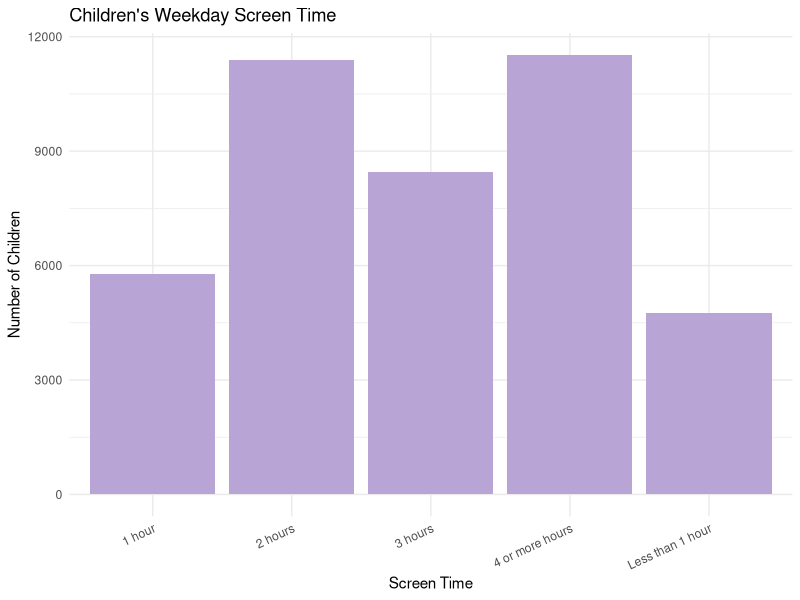
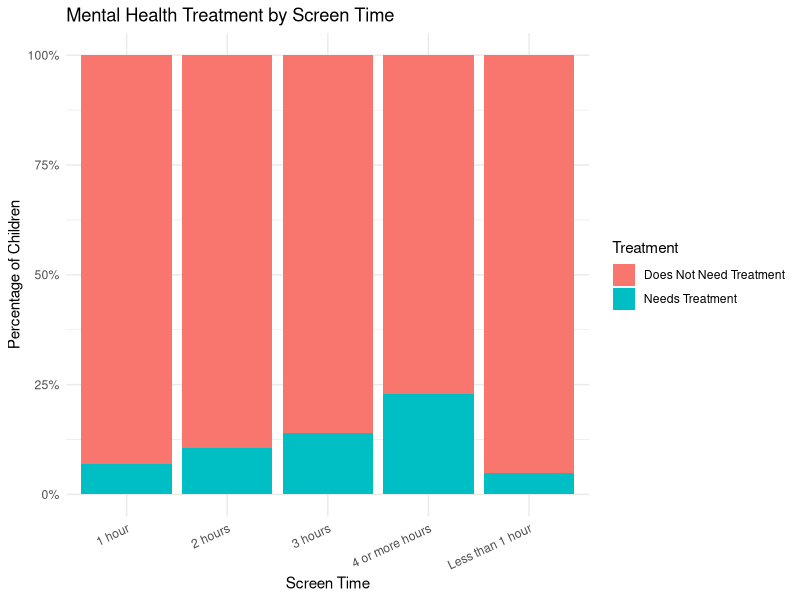
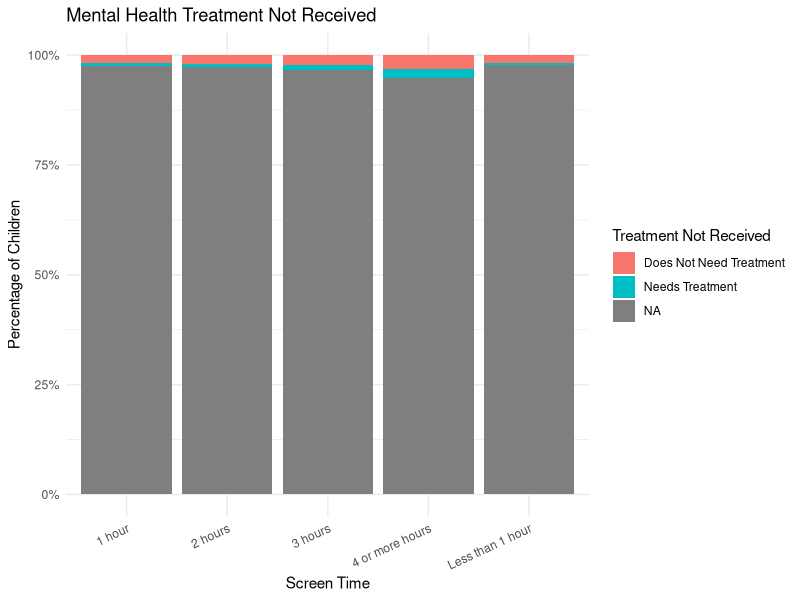
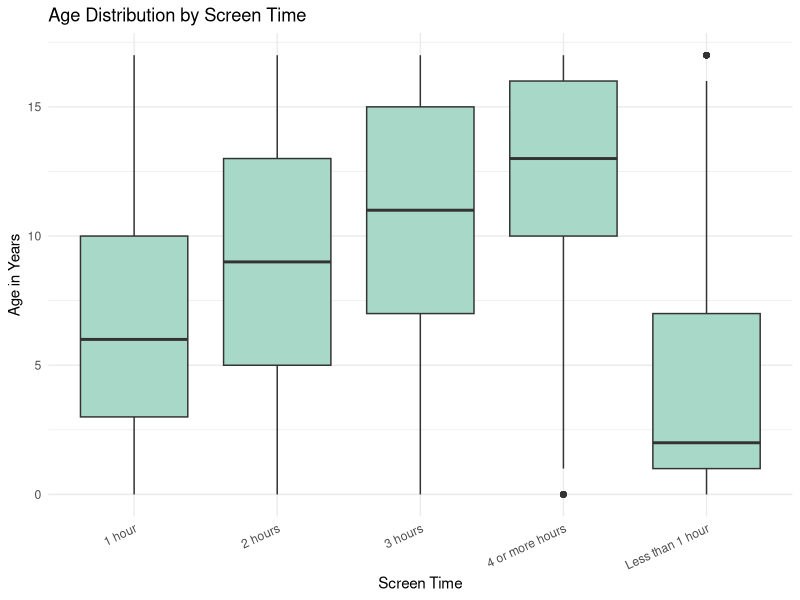
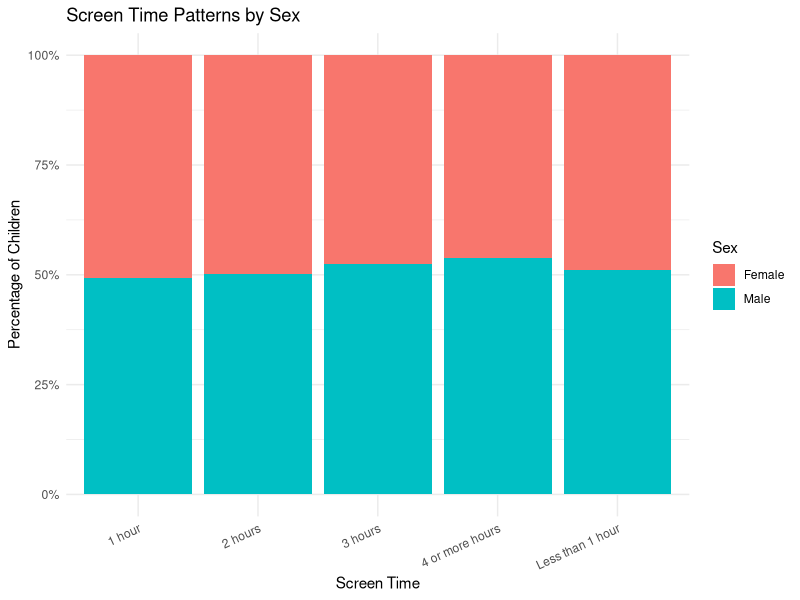
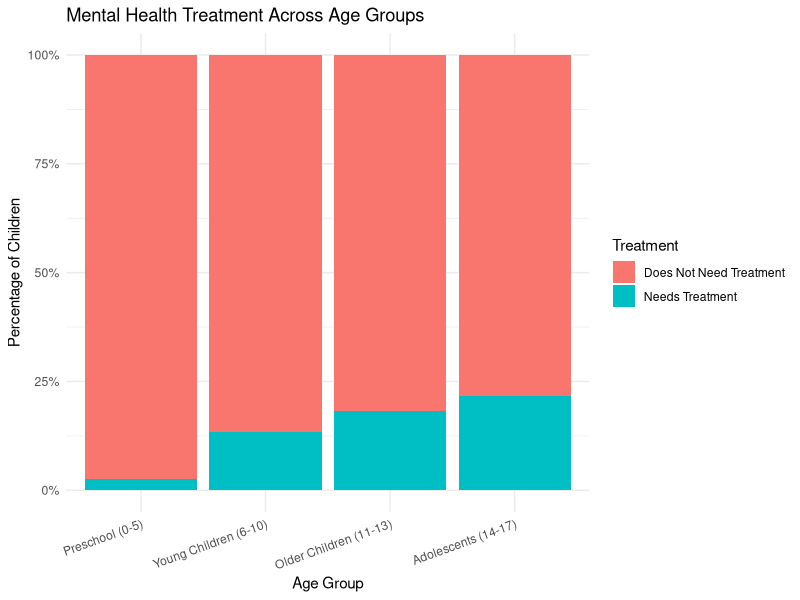
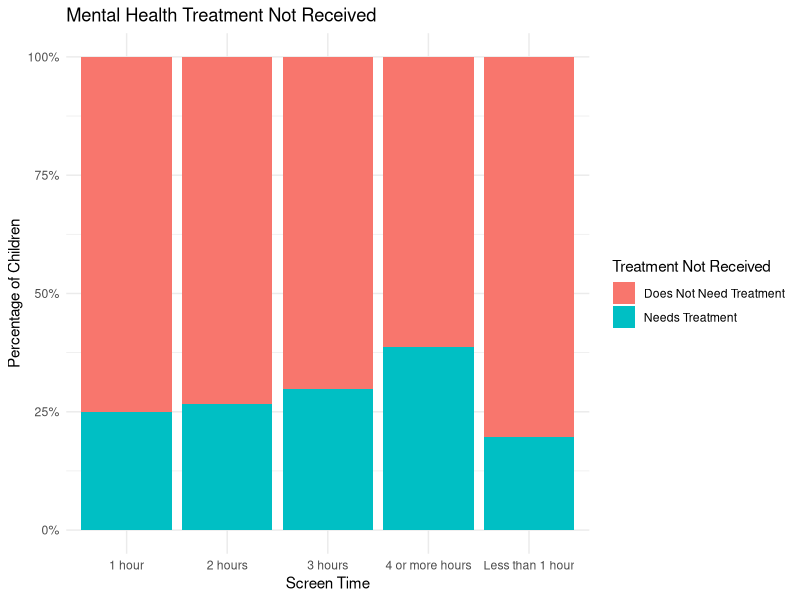
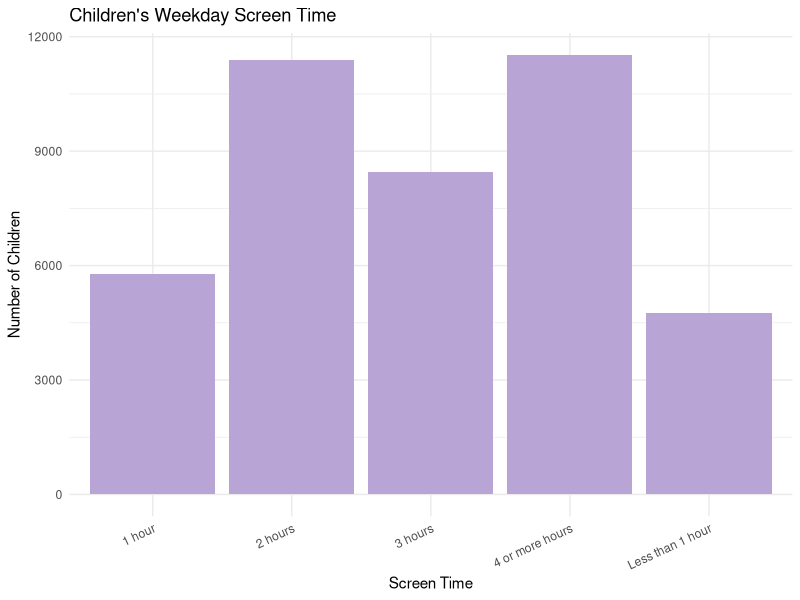

Write the R code that produced these figures, in order.
# 1. Load packages
library(readr)
library(dplyr)
library(ggplot2)

# 2. Load the correct dataset
screentimementalhealth <- read_csv(
  "screentimementalhealth.csv",
  show_col_types = FALSE
)

# 3. Prepare age groups
screentimementalhealth <- screentimementalhealth %>%
  mutate(
    Age_Group = case_when(
      `Age (Years)` >= 0 & `Age (Years)` <= 5 ~ "Preschool (0-5)",
      `Age (Years)` >= 6 & `Age (Years)` <= 10 ~ "Young Children (6-10)",
      `Age (Years)` >= 11 & `Age (Years)` <= 13 ~ "Older Children (11-13)",
      `Age (Years)` >= 14 & `Age (Years)` <= 17 ~ "Adolescents (14-17)",
      TRUE ~ NA_character_
    ),
    Age_Group = factor(
      Age_Group,
      levels = c(
        "Preschool (0-5)",
        "Young Children (6-10)",
        "Older Children (11-13)",
        "Adolescents (14-17)"
      )
    )
  )

# 4. Create folder for graphs
if (!dir.exists("graphs")) {
  dir.create("graphs")
}

# GRAPH 1: Distribution of weekday screen time
graph1 <- ggplot(
  screentimementalhealth,
  aes(x = Screentime)
) +
  geom_bar(fill = "#B9A4D6") +
  labs(
    title = "Children's Weekday Screen Time",
    x = "Screen Time",
    y = "Number of Children"
  ) +
  theme_minimal() +
  theme(axis.text.x = element_text(angle = 25, hjust = 1))

# GRAPH 2: Mental health treatment by screen time
graph2 <- ggplot(
  screentimementalhealth,
  aes(x = Screentime, fill = `Mental Health Treatment`)
) +
  geom_bar(position = "fill") +
  scale_y_continuous(labels = scales::percent) +
  labs(
    title = "Mental Health Treatment by Screen Time",
    x = "Screen Time",
    y = "Percentage of Children",
    fill = "Treatment"
  ) +
  theme_minimal() +
  theme(axis.text.x = element_text(angle = 25, hjust = 1))

# GRAPH 3: Treatment not received by screen time
graph3 <- ggplot(
  screentimementalhealth,
  aes(x = Screentime, fill = `Treatment Not Received`)
) +
  geom_bar(position = "fill") +
  scale_y_continuous(labels = scales::percent) +
  labs(
    title = "Mental Health Treatment Not Received",
    x = "Screen Time",
    y = "Percentage of Children",
    fill = "Treatment Not Received"
  ) +
  theme_minimal() +
  theme(axis.text.x = element_text(angle = 25, hjust = 1))

# GRAPH 4: Age distribution across screen-time categories
graph4 <- ggplot(
  screentimementalhealth,
  aes(x = Screentime, y = `Age (Years)`)
) +
  geom_boxplot(fill = "#A8D8C8") +
  labs(
    title = "Age Distribution by Screen Time",
    x = "Screen Time",
    y = "Age in Years"
  ) +
  theme_minimal() +
  theme(axis.text.x = element_text(angle = 25, hjust = 1))

# GRAPH 5: Screen time patterns by sex
graph5 <- ggplot(
  screentimementalhealth,
  aes(x = Screentime, fill = Sex)
) +
  geom_bar(position = "fill") +
  scale_y_continuous(labels = scales::percent) +
  labs(
    title = "Screen Time Patterns by Sex",
    x = "Screen Time",
    y = "Percentage of Children",
    fill = "Sex"
  ) +
  theme_minimal() +
  theme(axis.text.x = element_text(angle = 25, hjust = 1))

# GRAPH 6: Mental health treatment by age group
graph6 <- ggplot(
  screentimementalhealth,
  aes(x = Age_Group, fill = `Mental Health Treatment`)
) +
  geom_bar(position = "fill") +
  scale_y_continuous(labels = scales::percent) +
  labs(
    title = "Mental Health Treatment Across Age Groups",
    x = "Age Group",
    y = "Percentage of Children",
    fill = "Treatment"
  ) +
  theme_minimal() +
  theme(axis.text.x = element_text(angle = 20, hjust = 1))

# 5. Display all six graphs
print(graph1)
print(graph2)
print(graph3)
print(graph4)
print(graph5)
print(graph6)

# 6. Save all six graphs
ggsave("graphs/graph1_screen_time.png", graph1, width = 9, height = 6)
ggsave("graphs/graph2_treatment.png", graph2, width = 9, height = 6)
ggsave("graphs/graph3_treatment_not_received.png", graph3, width = 9, height = 6)
ggsave("graphs/graph4_age.png", graph4, width = 9, height = 6)
ggsave("graphs/graph5_sex.png", graph5, width = 9, height = 6)
ggsave("graphs/graph6_age_treatment.png", graph6, width = 9, height = 6)

# 7. Check dataset size
print(dim(screentimementalhealth))

cat("Analysis complete! Six graphs saved in the graphs folder.\n")


# --------------------------------
# DATA CLEANING
# --------------------------------

library(dplyr)
library(readr)

# Load original dataset
screentimementalhealth <- read_csv(
  "screentimementalhealth.csv",
  show_col_types = FALSE
)

# Clean extra spaces from text columns
screentimementalhealth <- screentimementalhealth %>%
  mutate(
    across(where(is.character), trimws)
  )

# Make sure age is numeric
screentimementalhealth <- screentimementalhealth %>%
  mutate(
    `Age (Years)` = as.numeric(`Age (Years)`)
  )

# Create age groups
screentimementalhealth <- screentimementalhealth %>%
  mutate(
    Age_Group = case_when(
      `Age (Years)` >= 0 & `Age (Years)` <= 5 ~ "Preschool (0-5)",
      `Age (Years)` >= 6 & `Age (Years)` <= 10 ~ "Young Children (6-10)",
      `Age (Years)` >= 11 & `Age (Years)` <= 13 ~ "Older Children (11-13)",
      `Age (Years)` >= 14 & `Age (Years)` <= 17 ~ "Adolescents (14-17)",
      TRUE ~ NA_character_
    ),
    Age_Group = factor(
      Age_Group,
      levels = c(
        "Preschool (0-5)",
        "Young Children (6-10)",
        "Older Children (11-13)",
        "Adolescents (14-17)"
      )
    )
  )

# Check missing values after cleaning
colSums(is.na(screentimementalhealth))

# Check invalid ages
sum(
  screentimementalhealth$`Age (Years)` < 0 |
    screentimementalhealth$`Age (Years)` > 17,
  na.rm = TRUE
)

# Check duplicate-looking records (do not automatically remove)
sum(duplicated(screentimementalhealth))

# Save cleaned dataset as a separate file
write_csv(
  screentimementalhealth,
  "screentimementalhealth_clean.csv"
)
dim(screentimementalhealth)


# Graph 3: Treatment Not Received by Screen Time
# Exclude missing responses from this visualization only

graph3_data <- screentimementalhealth %>%
  filter(!is.na(`Treatment Not Received`))

graph3 <- ggplot(
  graph3_data,
  aes(
    x = Screentime,
    fill = `Treatment Not Received`
  )
) +
  geom_bar(position = "fill") +
  scale_y_continuous(labels = scales::percent) +
  labs(
    title = "Mental Health Treatment Not Received",
    x = "Screen Time",
    y = "Percentage of Children",
    fill = "Treatment Not Received"
  ) +
  theme_minimal()

print(graph3)

ggsave(
  "graphs/graph3_treatment_not_received.png",
  graph3,
  width = 9,
  height = 6
)
